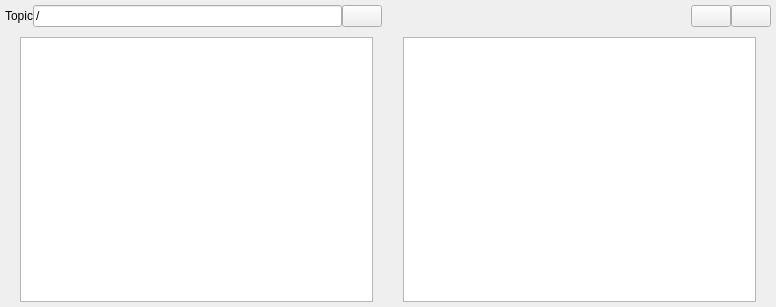
<?xml version="1.0" encoding="UTF-8"?>
<ui version="4.0">
 <class>HeatSensorViewerWidget</class>
 <widget class="QWidget" name="HeatSensorViewerWidget">
  <property name="geometry">
   <rect>
    <x>0</x>
    <y>0</y>
    <width>776</width>
    <height>307</height>
   </rect>
  </property>
  <property name="sizePolicy">
   <sizepolicy hsizetype="Expanding" vsizetype="Expanding">
    <horstretch>0</horstretch>
    <verstretch>0</verstretch>
   </sizepolicy>
  </property>
  <property name="acceptDrops">
   <bool>true</bool>
  </property>
  <property name="windowTitle">
   <string>HeatSensorViewer</string>
  </property>
  <layout class="QVBoxLayout" name="verticalLayout">
   <property name="spacing">
    <number>0</number>
   </property>
   <property name="leftMargin">
    <number>0</number>
   </property>
   <property name="topMargin">
    <number>0</number>
   </property>
   <property name="rightMargin">
    <number>0</number>
   </property>
   <property name="bottomMargin">
    <number>0</number>
   </property>
   <item>
    <layout class="QHBoxLayout" name="dataPlotControls">
     <property name="spacing">
      <number>0</number>
     </property>
     <property name="leftMargin">
      <number>5</number>
     </property>
     <property name="topMargin">
      <number>5</number>
     </property>
     <property name="rightMargin">
      <number>5</number>
     </property>
     <property name="bottomMargin">
      <number>5</number>
     </property>
     <item>
      <widget class="QLabel" name="label">
       <property name="text">
        <string>Topic</string>
       </property>
      </widget>
     </item>
     <item>
      <widget class="QLineEdit" name="topic_edit">
       <property name="text">
        <string>/</string>
       </property>
      </widget>
     </item>
     <item>
      <widget class="QPushButton" name="subscribe_topic_button">
       <property name="sizePolicy">
        <sizepolicy hsizetype="Preferred" vsizetype="Preferred">
         <horstretch>0</horstretch>
         <verstretch>0</verstretch>
        </sizepolicy>
       </property>
       <property name="contextMenuPolicy">
        <enum>Qt::DefaultContextMenu</enum>
       </property>
       <property name="toolTip">
        <string>add topic to plot</string>
       </property>
       <property name="iconSize">
        <size>
         <width>16</width>
         <height>16</height>
        </size>
       </property>
      </widget>
     </item>
     <item>
      <spacer name="spacer">
       <property name="orientation">
        <enum>Qt::Horizontal</enum>
       </property>
       <property name="sizeHint" stdset="0">
        <size>
         <width>40</width>
         <height>20</height>
        </size>
       </property>
      </spacer>
     </item>
     <item>
      <widget class="QPushButton" name="pause_button">
       <property name="sizePolicy">
        <sizepolicy hsizetype="Preferred" vsizetype="Preferred">
         <horstretch>0</horstretch>
         <verstretch>0</verstretch>
        </sizepolicy>
       </property>
       <property name="toolTip">
        <string>pause plot</string>
       </property>
       <property name="iconSize">
        <size>
         <width>16</width>
         <height>16</height>
        </size>
       </property>
       <property name="checkable">
        <bool>true</bool>
       </property>
      </widget>
     </item>
     <item>
      <widget class="QPushButton" name="clear_button">
       <property name="sizePolicy">
        <sizepolicy hsizetype="Preferred" vsizetype="Preferred">
         <horstretch>0</horstretch>
         <verstretch>0</verstretch>
        </sizepolicy>
       </property>
       <property name="toolTip">
        <string>clear canvas</string>
       </property>
       <property name="iconSize">
        <size>
         <width>16</width>
         <height>16</height>
        </size>
       </property>
      </widget>
     </item>
    </layout>
   </item>
   <item>
    <layout class="QHBoxLayout" name="data_plot_layout">
     <property name="spacing">
      <number>0</number>
     </property>
     <property name="leftMargin">
      <number>0</number>
     </property>
     <property name="topMargin">
      <number>5</number>
     </property>
     <property name="rightMargin">
      <number>0</number>
     </property>
     <property name="bottomMargin">
      <number>5</number>
     </property>
     <item>
      <spacer name="spacer_left">
       <property name="orientation">
        <enum>Qt::Horizontal</enum>
       </property>
       <property name="sizeType">
        <enum>QSizePolicy::Minimum</enum>
       </property>
       <property name="sizeHint" stdset="0">
        <size>
         <width>20</width>
         <height>20</height>
        </size>
       </property>
      </spacer>
     </item>
     <item>
      <widget class="QTableWidget" name="table_left">
       <property name="enabled">
        <bool>true</bool>
       </property>
       <property name="sizePolicy">
        <sizepolicy hsizetype="Minimum" vsizetype="Expanding">
         <horstretch>0</horstretch>
         <verstretch>0</verstretch>
        </sizepolicy>
       </property>
       <property name="autoScroll">
        <bool>true</bool>
       </property>
       <property name="showDropIndicator" stdset="0">
        <bool>false</bool>
       </property>
       <property name="selectionBehavior">
        <enum>QAbstractItemView::SelectItems</enum>
       </property>
       <property name="iconSize">
        <size>
         <width>0</width>
         <height>0</height>
        </size>
       </property>
       <property name="rowCount">
        <number>0</number>
       </property>
       <property name="columnCount">
        <number>0</number>
       </property>
      </widget>
     </item>
     <item>
      <spacer name="spacer_center">
       <property name="orientation">
        <enum>Qt::Horizontal</enum>
       </property>
       <property name="sizeType">
        <enum>QSizePolicy::Minimum</enum>
       </property>
       <property name="sizeHint" stdset="0">
        <size>
         <width>30</width>
         <height>20</height>
        </size>
       </property>
      </spacer>
     </item>
     <item>
      <widget class="QTableWidget" name="table_right">
       <property name="sizePolicy">
        <sizepolicy hsizetype="Minimum" vsizetype="Expanding">
         <horstretch>0</horstretch>
         <verstretch>0</verstretch>
        </sizepolicy>
       </property>
      </widget>
     </item>
     <item>
      <spacer name="spacer_right">
       <property name="orientation">
        <enum>Qt::Horizontal</enum>
       </property>
       <property name="sizeType">
        <enum>QSizePolicy::Minimum</enum>
       </property>
       <property name="sizeHint" stdset="0">
        <size>
         <width>20</width>
         <height>20</height>
        </size>
       </property>
      </spacer>
     </item>
    </layout>
   </item>
  </layout>
 </widget>
 <resources/>
 <connections/>
</ui>
